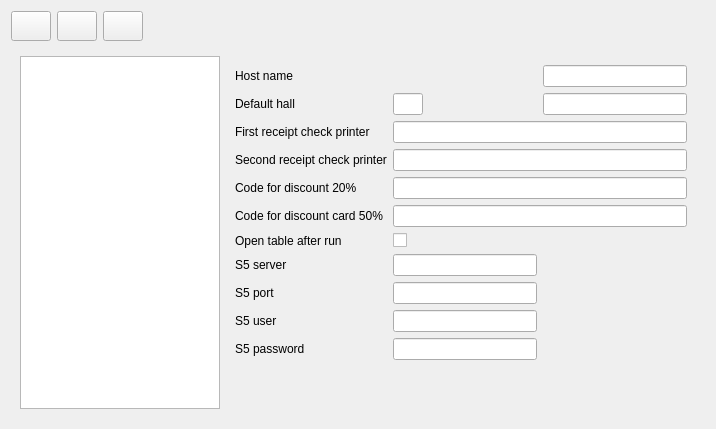
     <widget class="QWidget" name="tab_2">
      <attribute name="title">
       <string>Restaurant</string>
      </attribute>
      <layout class="QVBoxLayout" name="verticalLayout_3">
       <item>
        <widget class="QWidget" name="widget_2" native="true">
         <layout class="QHBoxLayout" name="horizontalLayout_2">
          <property name="leftMargin">
           <number>0</number>
          </property>
          <property name="topMargin">
           <number>0</number>
          </property>
          <property name="rightMargin">
           <number>0</number>
          </property>
          <property name="bottomMargin">
           <number>0</number>
          </property>
          <item>
           <widget class="QPushButton" name="btnSaveRestaurant">
            <property name="sizePolicy">
             <sizepolicy hsizetype="Preferred" vsizetype="Preferred">
              <horstretch>0</horstretch>
              <verstretch>0</verstretch>
             </sizepolicy>
            </property>
            <property name="minimumSize">
             <size>
              <width>30</width>
              <height>30</height>
             </size>
            </property>
            <property name="maximumSize">
             <size>
              <width>555</width>
              <height>555</height>
             </size>
            </property>
            <property name="text">
             <string/>
            </property>
            <property name="icon">
             <iconset resource="res.qrc">
              <normaloff>:/images/save.png</normaloff>:/images/save.png</iconset>
            </property>
           </widget>
          </item>
          <item>
           <widget class="QPushButton" name="btnRefreshReset">
            <property name="sizePolicy">
             <sizepolicy hsizetype="Preferred" vsizetype="Preferred">
              <horstretch>0</horstretch>
              <verstretch>0</verstretch>
             </sizepolicy>
            </property>
            <property name="minimumSize">
             <size>
              <width>30</width>
              <height>30</height>
             </size>
            </property>
            <property name="maximumSize">
             <size>
              <width>555</width>
              <height>555</height>
             </size>
            </property>
            <property name="text">
             <string/>
            </property>
            <property name="icon">
             <iconset resource="res.qrc">
              <normaloff>:/images/refresh.png</normaloff>:/images/refresh.png</iconset>
            </property>
           </widget>
          </item>
          <item>
           <widget class="QPushButton" name="btnRemoveRest">
            <property name="sizePolicy">
             <sizepolicy hsizetype="Preferred" vsizetype="Preferred">
              <horstretch>0</horstretch>
              <verstretch>0</verstretch>
             </sizepolicy>
            </property>
            <property name="minimumSize">
             <size>
              <width>30</width>
              <height>30</height>
             </size>
            </property>
            <property name="maximumSize">
             <size>
              <width>555</width>
              <height>555</height>
             </size>
            </property>
            <property name="text">
             <string/>
            </property>
            <property name="icon">
             <iconset resource="res.qrc">
              <normaloff>:/images/garbage.png</normaloff>:/images/garbage.png</iconset>
            </property>
           </widget>
          </item>
          <item>
           <spacer name="horizontalSpacer_4">
            <property name="orientation">
             <enum>Qt::Horizontal</enum>
            </property>
            <property name="sizeHint" stdset="0">
             <size>
              <width>562</width>
              <height>20</height>
             </size>
            </property>
           </spacer>
          </item>
         </layout>
        </widget>
       </item>
       <item>
        <widget class="QWidget" name="widget_3" native="true">
         <layout class="QHBoxLayout" name="horizontalLayout_3">
          <item>
           <widget class="QListWidget" name="lwHost">
            <property name="maximumSize">
             <size>
              <width>200</width>
              <height>16777215</height>
             </size>
            </property>
           </widget>
          </item>
          <item>
           <widget class="QWidget" name="widget_4" native="true">
            <property name="minimumSize">
             <size>
              <width>100</width>
              <height>0</height>
             </size>
            </property>
            <layout class="QGridLayout" name="gridLayout_4">
             <item row="3" column="0">
              <widget class="QLabel" name="label_28">
               <property name="text">
                <string>Second receipt check printer</string>
               </property>
              </widget>
             </item>
             <item row="2" column="1" colspan="2">
              <widget class="QLineEdit" name="leFirstReceiptPrinter"/>
             </item>
             <item row="1" column="0">
              <widget class="QLabel" name="label_21">
               <property name="text">
                <string>Default hall</string>
               </property>
              </widget>
             </item>
             <item row="5" column="1" colspan="2">
              <widget class="EQLineEdit" name="leDisc50"/>
             </item>
             <item row="5" column="0">
              <widget class="QLabel" name="label_30">
               <property name="text">
                <string>Code for discount card 50%</string>
               </property>
              </widget>
             </item>
             <item row="4" column="1" colspan="2">
              <widget class="EQLineEdit" name="leDisc20"/>
             </item>
             <item row="6" column="1">
              <widget class="QCheckBox" name="chOpenTableAfterRun">
               <property name="text">
                <string/>
               </property>
              </widget>
             </item>
             <item row="7" column="0">
              <widget class="QLabel" name="label_44">
               <property name="text">
                <string>S5 server</string>
               </property>
              </widget>
             </item>
             <item row="9" column="0">
              <widget class="QLabel" name="label_46">
               <property name="text">
                <string>S5 user</string>
               </property>
              </widget>
             </item>
             <item row="4" column="0">
              <widget class="QLabel" name="label_29">
               <property name="text">
                <string>Code for discount 20%</string>
               </property>
              </widget>
             </item>
             <item row="0" column="0">
              <widget class="QLabel" name="label_20">
               <property name="text">
                <string>Host name</string>
               </property>
              </widget>
             </item>
             <item row="8" column="0">
              <widget class="QLabel" name="label_45">
               <property name="text">
                <string>S5 port</string>
               </property>
              </widget>
             </item>
             <item row="2" column="0">
              <widget class="QLabel" name="label_27">
               <property name="text">
                <string>First receipt check printer</string>
               </property>
              </widget>
             </item>
             <item row="1" column="1">
              <widget class="EQLineEdit" name="leHallCode">
               <property name="maximumSize">
                <size>
                 <width>30</width>
                 <height>16777215</height>
                </size>
               </property>
              </widget>
             </item>
             <item row="6" column="0">
              <widget class="QLabel" name="label_24">
               <property name="text">
                <string>Open table after run</string>
               </property>
              </widget>
             </item>
             <item row="1" column="2">
              <widget class="EQLineEdit" name="leHallName">
               <property name="readOnly">
                <bool>true</bool>
               </property>
              </widget>
             </item>
             <item row="0" column="2">
              <widget class="QLineEdit" name="leHost">
               <property name="readOnly">
                <bool>true</bool>
               </property>
              </widget>
             </item>
             <item row="3" column="1" colspan="2">
              <widget class="QLineEdit" name="leSecondReceiptPrinter"/>
             </item>
             <item row="11" column="2">
              <spacer name="verticalSpacer_3">
               <property name="orientation">
                <enum>Qt::Vertical</enum>
               </property>
               <property name="sizeHint" stdset="0">
                <size>
                 <width>20</width>
                 <height>40</height>
                </size>
               </property>
              </spacer>
             </item>
             <item row="10" column="0">
              <widget class="QLabel" name="label_47">
               <property name="text">
                <string>S5 password</string>
               </property>
              </widget>
             </item>
             <item row="7" column="1">
              <widget class="QLineEdit" name="leS5Server"/>
             </item>
             <item row="8" column="1">
              <widget class="QLineEdit" name="leS5Port"/>
             </item>
             <item row="9" column="1">
              <widget class="QLineEdit" name="leS5User"/>
             </item>
             <item row="10" column="1">
              <widget class="QLineEdit" name="leS5Pass"/>
             </item>
            </layout>
           </widget>
          </item>
         </layout>
        </widget>
       </item>
      </layout>
     </widget>
